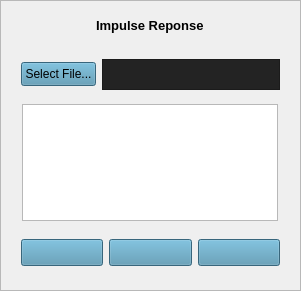
   <widget class="QFrame" name="IRFrame">
    <property name="geometry">
     <rect>
      <x>10</x>
      <y>310</y>
      <width>301</width>
      <height>291</height>
     </rect>
    </property>
    <property name="acceptDrops">
     <bool>true</bool>
    </property>
    <property name="autoFillBackground">
     <bool>true</bool>
    </property>
    <property name="styleSheet">
     <string notr="true"/>
    </property>
    <property name="frameShape">
     <enum>QFrame::Shape::StyledPanel</enum>
    </property>
    <property name="frameShadow">
     <enum>QFrame::Shadow::Raised</enum>
    </property>
    <layout class="QVBoxLayout" name="verticalLayout_2">
     <item alignment="Qt::AlignmentFlag::AlignHCenter">
      <widget class="QLabel" name="label_5">
       <property name="maximumSize">
        <size>
         <width>16777215</width>
         <height>20</height>
        </size>
       </property>
       <property name="font">
        <font>
         <pointsize>10</pointsize>
         <bold>true</bold>
        </font>
       </property>
       <property name="text">
        <string>Impulse Reponse</string>
       </property>
      </widget>
     </item>
     <item alignment="Qt::AlignmentFlag::AlignHCenter">
      <widget class="QFrame" name="IRInputFrame">
       <property name="sizePolicy">
        <sizepolicy hsizetype="Expanding" vsizetype="Expanding">
         <horstretch>0</horstretch>
         <verstretch>0</verstretch>
        </sizepolicy>
       </property>
       <property name="minimumSize">
        <size>
         <width>191</width>
         <height>51</height>
        </size>
       </property>
       <property name="maximumSize">
        <size>
         <width>500</width>
         <height>40</height>
        </size>
       </property>
       <property name="layoutDirection">
        <enum>Qt::LayoutDirection::RightToLeft</enum>
       </property>
       <property name="frameShape">
        <enum>QFrame::Shape::NoFrame</enum>
       </property>
       <property name="frameShadow">
        <enum>QFrame::Shadow::Raised</enum>
       </property>
       <layout class="QHBoxLayout" name="horizontalLayout_2">
        <item>
         <widget class="QPlainTextEdit" name="IRFileDisplay">
          <property name="enabled">
           <bool>true</bool>
          </property>
          <property name="sizePolicy">
           <sizepolicy hsizetype="Minimum" vsizetype="Minimum">
            <horstretch>0</horstretch>
            <verstretch>0</verstretch>
           </sizepolicy>
          </property>
          <property name="minimumSize">
           <size>
            <width>92</width>
            <height>31</height>
           </size>
          </property>
          <property name="maximumSize">
           <size>
            <width>16777215</width>
            <height>31</height>
           </size>
          </property>
          <property name="styleSheet">
           <string notr="true">background-color: rgb(35, 35, 35);</string>
          </property>
          <property name="readOnly">
           <bool>true</bool>
          </property>
          <property name="plainText">
           <string/>
          </property>
          <property name="centerOnScroll">
           <bool>false</bool>
          </property>
          <property name="placeholderText">
           <string>filename...</string>
          </property>
         </widget>
        </item>
        <item>
         <widget class="QPushButton" name="IRFileButton">
          <property name="minimumSize">
           <size>
            <width>75</width>
            <height>24</height>
           </size>
          </property>
          <property name="maximumSize">
           <size>
            <width>89</width>
            <height>24</height>
           </size>
          </property>
          <property name="toolTip">
           <string>&lt;html&gt;&lt;head/&gt;&lt;body&gt;&lt;p&gt;Accepted formats: &lt;/p&gt;&lt;p&gt;.mp3, .wav, .flac, .aiff, .au, .caf&lt;/p&gt;&lt;/body&gt;&lt;/html&gt;</string>
          </property>
          <property name="toolTipDuration">
           <number>-1</number>
          </property>
          <property name="styleSheet">
           <string notr="true">QPushButton { padding-left: 0px; padding-right: 0px; background-color: rgb(78, 143, 173); text-color: rgb(12, 12, 13) }

QPushButton:hover { background-color: rgb(87, 161, 193) }

QPushButton:pressed { background-color: rgb(62, 115, 138);}</string>
          </property>
          <property name="text">
           <string>Select File...</string>
          </property>
         </widget>
        </item>
       </layout>
      </widget>
     </item>
     <item alignment="Qt::AlignmentFlag::AlignHCenter">
      <widget class="PlotWidget" name="IRPeekWidget">
       <property name="minimumSize">
        <size>
         <width>256</width>
         <height>117</height>
        </size>
       </property>
       <property name="maximumSize">
        <size>
         <width>16777215</width>
         <height>117</height>
        </size>
       </property>
      </widget>
     </item>
     <item>
      <widget class="QFrame" name="IRPlaybackFrame">
       <property name="maximumSize">
        <size>
         <width>16777215</width>
         <height>45</height>
        </size>
       </property>
       <property name="styleSheet">
        <string notr="true">QPushButton { padding-left: 0px; padding-right: 0px; background-color: rgb(78, 143, 173); height: 30px; }

QPushButton:hover { background-color: rgb(87, 161, 193) }

QPushButton:pressed { background-color: rgb(62, 115, 138);}</string>
       </property>
       <property name="frameShape">
        <enum>QFrame::Shape::NoFrame</enum>
       </property>
       <property name="frameShadow">
        <enum>QFrame::Shadow::Raised</enum>
       </property>
       <layout class="QHBoxLayout" name="horizontalLayout_3">
        <item>
         <widget class="QPushButton" name="IRRestartButton">
          <property name="enabled">
           <bool>true</bool>
          </property>
          <property name="layoutDirection">
           <enum>Qt::LayoutDirection::LeftToRight</enum>
          </property>
          <property name="text">
           <string/>
          </property>
          <property name="icon">
           <iconset theme="QIcon::ThemeIcon::MediaSkipBackward"/>
          </property>
          <property name="autoRepeatDelay">
           <number>300</number>
          </property>
         </widget>
        </item>
        <item>
         <widget class="QPushButton" name="IRPlayButton">
          <property name="enabled">
           <bool>true</bool>
          </property>
          <property name="layoutDirection">
           <enum>Qt::LayoutDirection::LeftToRight</enum>
          </property>
          <property name="text">
           <string/>
          </property>
          <property name="icon">
           <iconset theme="QIcon::ThemeIcon::MediaPlaybackStart"/>
          </property>
          <property name="autoRepeatDelay">
           <number>300</number>
          </property>
         </widget>
        </item>
        <item>
         <widget class="QPushButton" name="IRStopButton">
          <property name="enabled">
           <bool>true</bool>
          </property>
          <property name="font">
           <font>
            <bold>false</bold>
            <underline>false</underline>
            <strikeout>false</strikeout>
            <stylestrategy>PreferDefault</stylestrategy>
            <kerning>true</kerning>
           </font>
          </property>
          <property name="layoutDirection">
           <enum>Qt::LayoutDirection::LeftToRight</enum>
          </property>
          <property name="autoFillBackground">
           <bool>false</bool>
          </property>
          <property name="text">
           <string/>
          </property>
          <property name="icon">
           <iconset theme="QIcon::ThemeIcon::MediaPlaybackStop"/>
          </property>
          <property name="shortcut">
           <string notr="true"/>
          </property>
          <property name="autoRepeatDelay">
           <number>300</number>
          </property>
         </widget>
        </item>
       </layout>
      </widget>
     </item>
    </layout>
   </widget>
